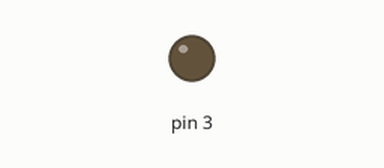
This program was run on a simulated Raspberry Pi (header pin numbers), started with the arguments 3 3. Shown: output pins drawn as LEDs (lit = HIGH). Dashed ring = blinking. At 1.1 s the program stops and its outputs stay as they are.

Above: at 0.2 s.
At 0.95 s:
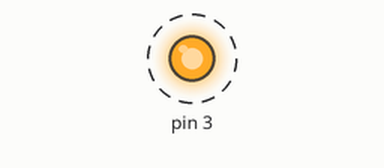
Timing chart, 0 to 2.6 s (numbered marks = the images above):
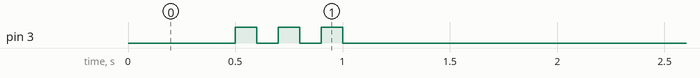

The program:

blink.py
```python
#!/usr/bin/python

import sys
import RPi.GPIO as GPIO
from time import sleep

pin, std = int(sys.argv[1]), int(sys.argv[2])

GPIO.setwarnings(False)

GPIO.setmode(GPIO.BOARD)

GPIO.setup(pin, GPIO.OUT)

#GPIO.output(pin, std)

if std > 1 :
	GPIO.output(pin,0)
	sleep(0.5)
	for i in xrange(std):
		GPIO.output(pin,True)
		sleep (0.1)
		GPIO.output(pin,False)
		sleep (0.1)
else:
	GPIO.output(pin, std)
```

Measured:
- by itself, pin 3: alternates HIGH for 0.10 s and LOW for 0.10 s, 6 changes in all, then stays LOW
